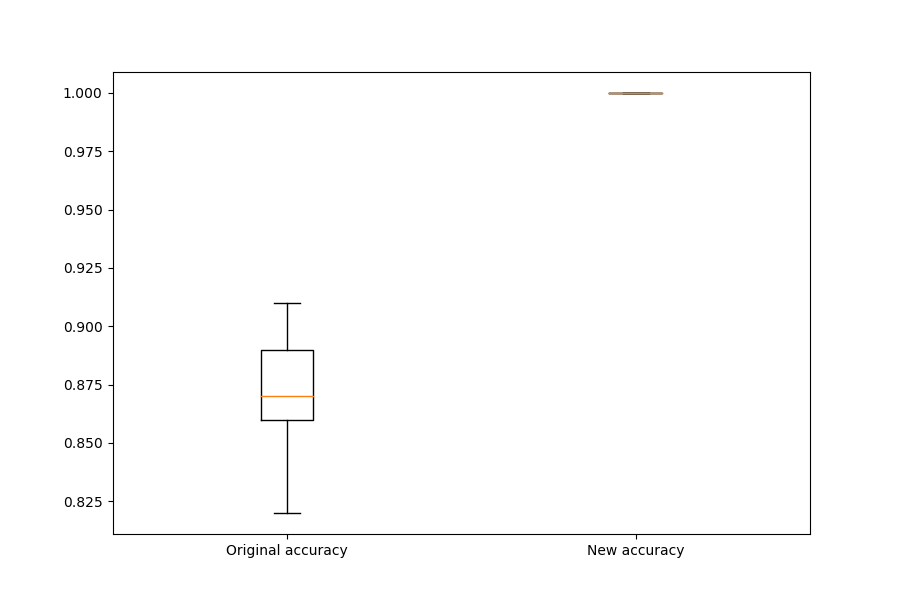

Write Python code to recreate this figure.
## agg backend is used to create plot as a .png file
# mpl.use('agg')

import matplotlib.pyplot as plt 
import numpy as np

with open('original_accuracy.txt', 'r') as f:
    a = [float(line.rstrip('\n')) for line in f]

with open('new_accuracy.txt', 'r') as f:
    b = [float(line.rstrip('\n')) for line in f]

print('Mean accuracy over test data: {}, std: {}'.format(np.asarray(a).mean(), np.asarray(a).std()))
print('Mean accuracy over test data: {}, std: {}'.format(np.asarray(b).mean(), np.asarray(b).std()))

# print(a)
data = [a,b]


# Create a figure instance
fig = plt.figure(1, figsize=(9, 6))

# Create an axes instance
ax = fig.add_subplot(111)

# Create the boxplot
bp = ax.boxplot(data)

plt.xticks([1, 2], ['Original accuracy', 'New accuracy'])

# Save the figure
fig.savefig('boxplot.png')

from scipy import stats
print(stats.ttest_rel(a,b))